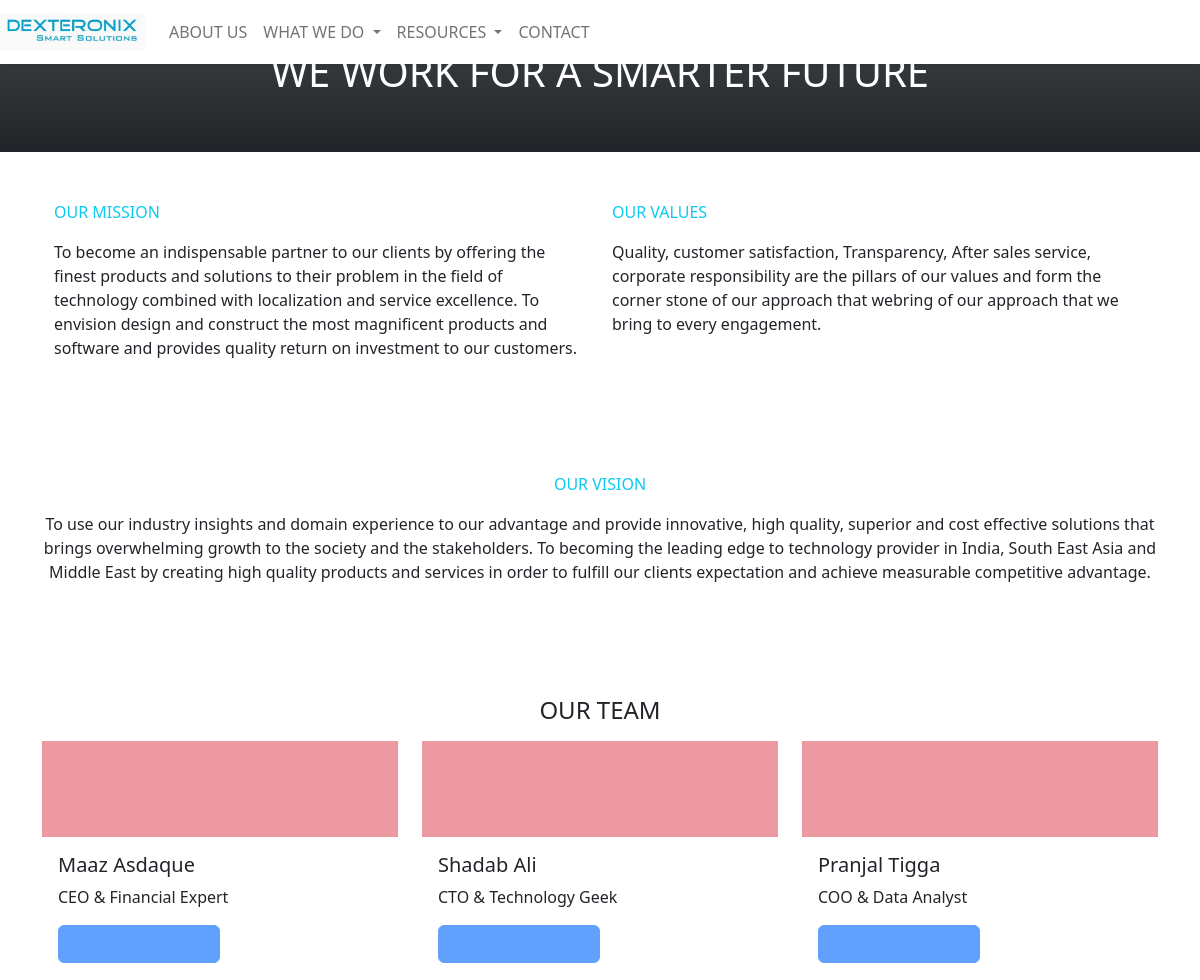
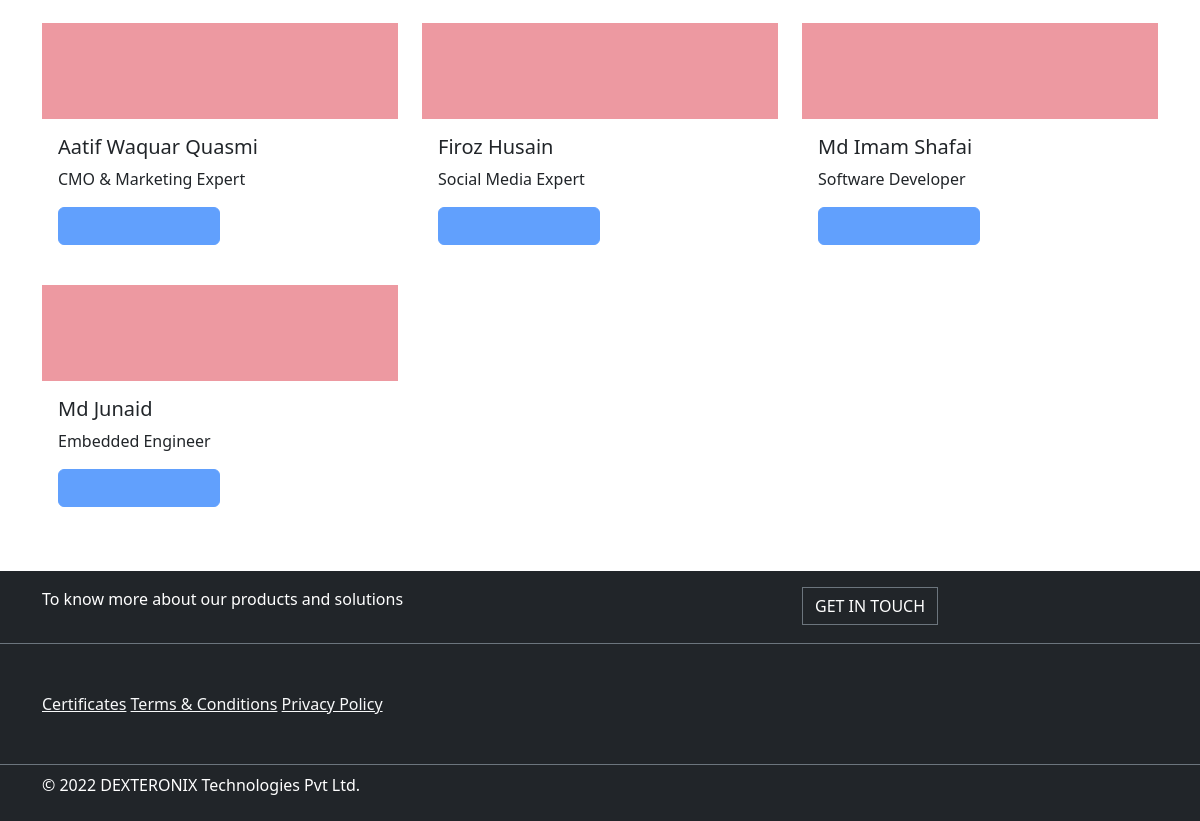
/about, run on the app's committed database (2 pictures, top to bottom).
### core/models.py (models this page shows, shortened)
class Team(models.Model):
	name = models.CharField(max_length=100)
	role = models.CharField(max_length=100)
	qualification = models.CharField(max_length=100,null=True,blank=True)
	description = models.TextField(max_length=250,blank=True,null=True)
	image = models.ImageField(null=True,blank=True)

### core/views.py (the view)
# urls.py: path('about', views.about,name="about"),
def about(request):
	team = Team.objects.all()
	context = {
	'page_title':'About | Dexteronix Technologies Pvt Ltd',
	'team':team,
	}
	return render(request,'about.html',context)

### core/templates/about.html (shortened to what this page needs)
{% extends './base.html' %}
{% block content %}
<section class="bg-dark bg-gradient">
	<div class="text-md-center py-5 text-white">
		<h1>WE WORK FOR A SMARTER FUTURE</h1>
	</div>
</section>
<section>
	<div class="container row py-5 mx-auto">
		<div class="col-md-6">
			<p class="text-info">OUR MISSION</p>
			<p>To become an indispensable partner to our clients by offering the finest products and solutions to their problem in the field of technology combined with localization and service excellence. To envision design and construct the most magnificent products and software and provides quality return on investment to our customers.</p>
		</div>
		<div class="col-md-6">
			<p class="text-info">OUR VALUES</p>
			<p>Quality, customer satisfaction, Transparency, After sales service, corporate responsibility are the pillars of our values  and form the corner stone of our approach that webring of our approach that we bring to every engagement.</p>
		</div>
	</div>
	<div class="container text-md-center py-5 mx-auto">
		<p class="text-info">OUR VISION</p>
		<div class="">
			<p>
				To use our industry insights and domain experience to our advantage and provide innovative, high quality, superior and cost effective solutions that brings overwhelming growth to the society and the stakeholders. To becoming the leading edge to technology provider in India, South East Asia and Middle East by creating high quality products and services in order to fulfill our clients expectation and achieve measurable competitive advantage.
			</p>
		</div>
	</div>
</section>
<section>
	<div class="container py-5">
		<div class="text-md-center mb-3">
			<h4>OUR TEAM</h4>
		</div>
		<div class="row row-cols-1 row-cols-md-3 g-4">
			{% for member in team %}
			<div class="col">
				<div class="card border-0" aria-hidden="true">
					<span class="placeholder bg-danger col-12 py-5"></span>
					<div class="card-body">
						<h5 class="card-title">{{ member.name }}</h5>
						<p>{{ member.role }}</p>
						<a href="#" tabindex="-1" class="btn btn-primary disabled placeholder col-6"></a>
					</div>
				</div>
			</div>
			{% endfor %}
		</div>
	</div>
</section>
{% endblock %}

### data on the page
Team: name "Maaz Asdaque", role "CEO & Financial Expert"
Team: name "Shadab Ali", role "CTO & Technology Geek"
Team: name "Pranjal Tigga", role "COO & Data Analyst"
Team: name "Aatif Waquar Quasmi", role "CMO & Marketing Expert"
Team: name "Firoz Husain", role "Social Media Expert"
Team: name "Md Imam Shafai", role "Software Developer"
Team: name "Md Junaid", role "Embedded Engineer"
